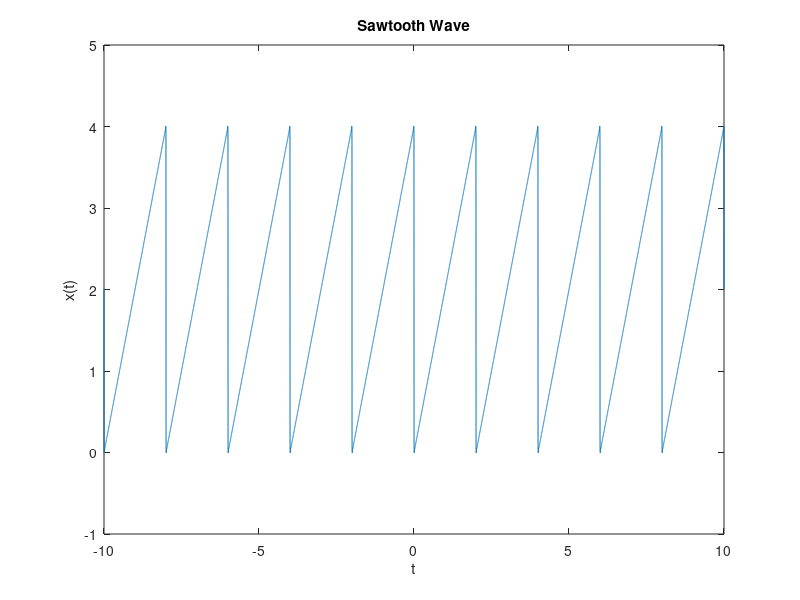

Reproduce this figure in MATLAB. (Note: this script raises an error after producing the figure.)
% f(t) = 2t, 0 < t < 2
%      = 2 - sigma_n=1_inf{4/npisin(npit}

t=-10:0.001:10;
n=1:1:1900;
x=2-sum(4./(n*pi) * sin(pi.*n'*t), 1);
plot(t, x);
xlabel('t');
ylabel('x(t)');
title('Sawtooth Wave');
subtitle({'$x(t)=2t,\quad 0<t<2$', ...
         '$x(t+2)=x(t)$'}, 'Interpreter', 'latex', 'Fontsize', 10);
grid;
axis equal;